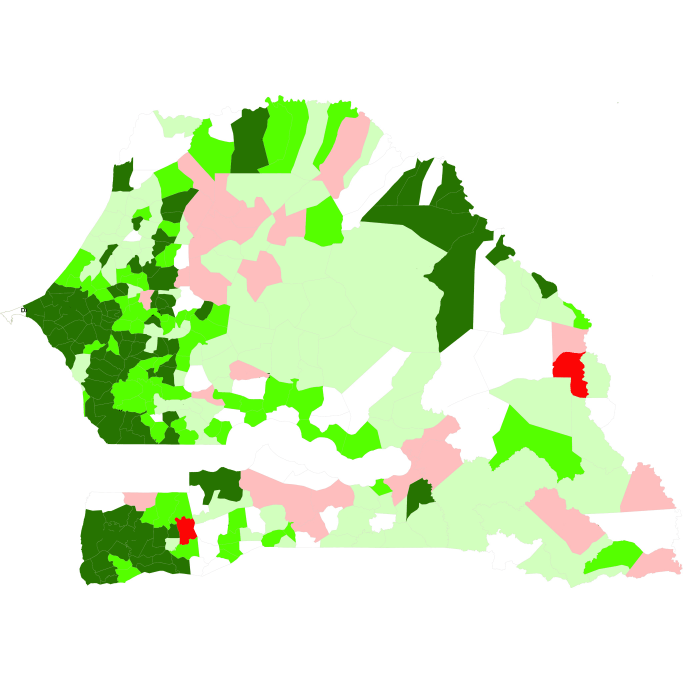
%> input picture mapsdigitized/maps/clinics.png, 2048 x 2048 px (shown at 1/3 size)
$ octave --eval "mapReader6;"   (GNU Octave 9; MATLAB toolbox functions it lacks are replaced by stand-ins)
%> lines starting %> are read from the running program, lines starting %| are printed output that depends on the picture
function mapReader6


%Init
clc
im = imread('maps/clinics.png');
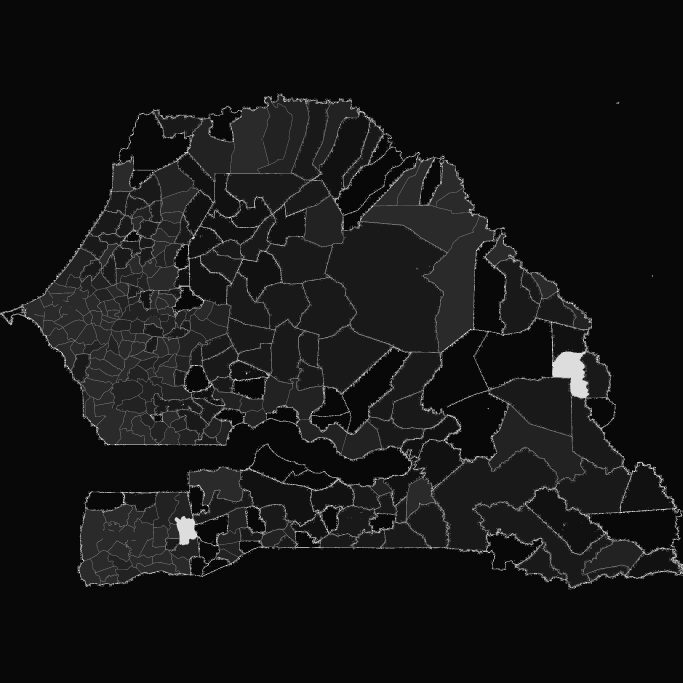
%> im: size 2048x2048 uint8 (shown at 1/3 size); min 0, max 30, mean 2.5; drawn with min black and max white
load('meta/districts.mat');


%Positions
xpos = linspace(-17.52999,-11.348894,2048);
ypos = linspace(12.307808,16.691532,2048);
ypos = flipdim(ypos,2);


%Meshgrid
[Xm,Ym] = meshgrid(1:2048,1:2048);
Xm = reshape(Xm,numel(Xm),1);
Ym = reshape(Ym,numel(Ym),1);


%Loop through districts
imagesc(im);
hold on;
colormap gray;
V = []
X = zeros(2048,2048);
for i=1:123

  %Get data
  loc = outlines(i).X;
  orig = loc;

  %Center and shrink
  meanval = mean(loc);
  loc(:,1) = loc(:,1) - meanval(1);
  loc(:,2) = loc(:,2) - meanval(2);
  loc = loc * 0.5;
  loc(:,1) = loc(:,1) + meanval(1);
  loc(:,2) = loc(:,2) + meanval(2);

  %Correct
  ind = loc2ind(loc);
  ind(:,2) = 1765 - ind(:,2);


  %Get values
  indexes = sub2ind(size(im),ind(:,2),ind(:,1));
  mval = mode(im(indexes));


  %Correct
  ind = loc2ind(orig);
  ind(:,2) = 1765 - ind(:,2);

  if (mval == 1)
    plot(ind(:,1),ind(:,2),'r');
  end
  if (mval == 2)
    plot(ind(:,1),ind(:,2),'b');
  end
  if (mval == 3)
    plot(ind(:,1),ind(:,2),'g');
  end
  if (mval == 4)
    plot(ind(:,1),ind(:,2),'c');
  end
  if (mval == 5)
    plot(ind(:,1),ind(:,2),'m');
  end
  V = [V ; i mval];
end
%> this loop made 123 passes
%> mval on passes 7 to 18: 1, 1, 5, 5, 5, 5, 5, 5, 5, 4, 4, 4
%> (mval, V) on passes 1 to 6: (1, [1 1]), (1, [1 1; 2 1]), (1, [1 1; 2 1; 3 1]), (1, [1 1; 2 1; 3 1; 4 1]), (1, [1 1; 2 1; 3 1; 4 1; 5 1]), (1, [1 1; 2 1; 3 1; 4 1; 5 1; 6 1])
%> after the loop, V = 123 rows, first 12: [1 1; 2 1; 3 1; 4 1; 5 1; 6 1; 7 1; 8 1; 9 5; 10 5; 11 5; 12 5]; ind = 534 rows, first 12: [1477 693; 1481 694; 1483 694; 1486 693; 1491 693; 1492 693; 1493 692; 1495 690; 1495 690; 1498 688; 1499 688; 1501 688]; loc = 534 rows, first 12: [-13.12 15.28; -13.11 15.28; -13.11 15.28; -13.11 15.28; -13.1 15.28; -13.1 15.28; -13.1 15.28; -13.09 15.28; -13.09 15.28; -13.09 15.29; -13.09 15.29; -13.08 15.29]

V
%> `mapReader6;`:
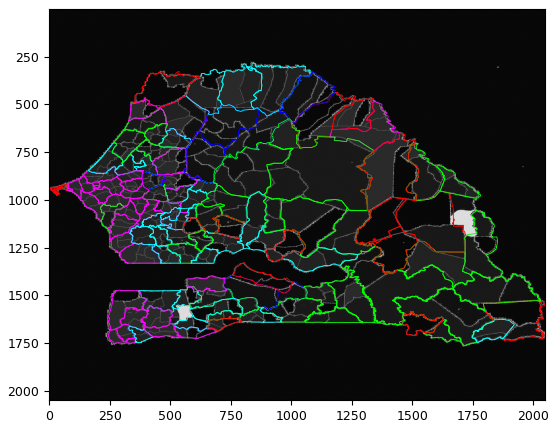
%> figure redrawn from the program's plot data


%------------------------------------------------------------
function ind = loc2ind(loc)

  ind = [];
  loc(:,1) = (loc(:,1) + 17.52999) * 0.1615;
  loc(:,2) = (loc(:,2) - 12.30780) * 0.165;
  ind = round(loc * 2048);
